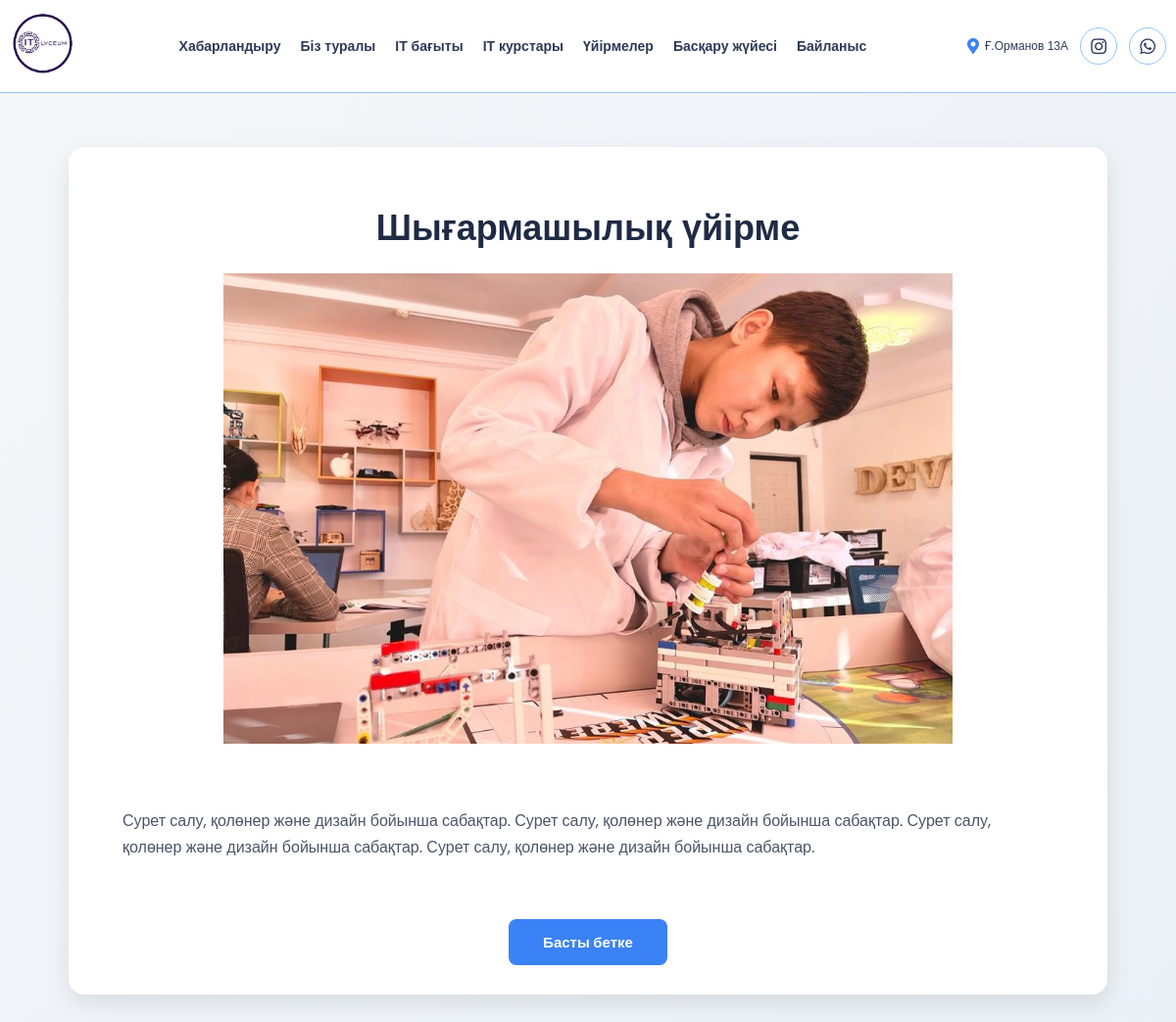
The page /uirme/1/ on the database its author committed.
### main/models.py (models this page shows, shortened)
class Club(models.Model):
    image = models.ImageField(upload_to='club_images/', blank=True, null=True)
    image1 = models.ImageField(upload_to='club_images/', blank=True, null=True)
    image2 = models.ImageField(upload_to='club_images/', blank=True, null=True)
    image3 = models.ImageField(upload_to='club_images/', blank=True, null=True)
    image4 = models.ImageField(upload_to='club_images/', blank=True, null=True)
    title = models.CharField(max_length=200, verbose_name="Название клуба")
    description = models.TextField(verbose_name="Краткое описание")
    full_description = models.TextField(blank=True, verbose_name="Полное описание")
    button_text = models.CharField(max_length=100, default="Толығырақ", verbose_name="Текст кнопки")
    button_url = models.URLField(blank=True, null=True, verbose_name="Ссылка")
    class Meta:
        verbose_name = "Клуб"
        verbose_name_plural = "Клубы"

### main/views.py (the view)
# urls.py: path('uirme/<int:club_id>/', views.uirme, name='uirme'),
def uirme(request, club_id):
    club = get_object_or_404(Club, id=club_id)
    context = {
        'club': club,
    }
    return render(request, 'uirme.html', context)

### main/templates/uirme.html (shortened to what this page needs)
{% extends 'layout.html' %}
{% load static %}
{% block link %}
    <link rel="stylesheet" href="{% static 'css/uirme.css' %}">
    <link rel="stylesheet" href="https://cdnjs.cloudflare.com/ajax/libs/font-awesome/5.15.4/css/all.min.css"/>
    <link rel="stylesheet" href="https://cdn.jsdelivr.net/npm/swiper@11/swiper-bundle.min.css"/>
{% endblock %}
{% block content %}
  <section class="club-detail">
    <div class="club-container">
      <h2 class="club-title">{{ club.title }}</h2>
      <div class="club-image" onclick="openModal('{% if club.image %}{{ club.image.url }}{% else %}{% static 'img/placeholder.jpg' %}{% endif %}')">
        <img src="{% if club.image %}{{ club.image.url }}{% else %}{% static 'img/placeholder.jpg' %}{% endif %}" alt="{{ club.title }}">
      </div>
      <div class="club-content">
        <div class="club-text">
          <p>{{ club.full_description|default:club.description }}</p>
        </div>
        <a href="{% url 'home' %}#clubs" class="club-button">Басты бетке</a>
      </div>
    </div>
  </section>
{% endblock %}

### main/static/css/style.css (style rules this page uses)
body { margin: 0; font-family: Arial, sans-serif; background-color: #F5F7FA; color: #2E3A59; }

### main/static/css/uirme.css (style rules this page uses)
.club-detail { padding: 60px 15px; background: linear-gradient(135deg, #F5F7FA 0%, #EAF0F6 100%); min-height: 100vh; display: flex; justify-content: center; align-items: center; }
.club-container { max-width: 1200px; margin: 0 auto; background: #FFFFFF; border-radius: 16px; box-shadow: 0 8px 24px rgba(0, 0, 0, 0.1); padding: 30px; animation: fadeIn 0.8s ease forwards; }
.club-title { font-family: 'Montserrat', sans-serif; font-size: 36px; font-weight: 700; color: #1F2A44; text-align: center; margin-bottom: 25px; animation: slideIn 0.6s ease forwards; }
.club-image { min-width: 100%; max-width: 100%; border-radius: 12px; overflow: hidden; margin: 0 auto 20px; cursor: pointer; transition: transform 0.3s ease; }
.club-image img { width: 100%; height: auto; max-height: 60vh; object-fit: contain; border-radius: 12px; }
.club-content { max-width: 1000px; margin: 0 auto; }
.club-text { background: rgba(255, 255, 255, 0.95); border-radius: 12px; padding: 25px; margin-bottom: 20px; animation: fadeInUp 0.6s ease forwards 0.1s; }
.club-text p { font-family: 'Poppins', sans-serif; font-size: 16px; color: #4A5568; line-height: 1.7; margin-bottom: 15px; }
.club-button { display: inline-block; padding: 12px 35px; background: #3B82F6; color: #FFFFFF; text-decoration: none; font-family: 'Poppins', sans-serif; font-size: 15px; font-weight: 600; border-radius: 8px; transition: background 0.3s ease, transform 0.2s ease; text-align: center; margin: 0 auto; display: block; width: fit-content; }

### rows shown on the page
Club: title "Шығармашылық үйірме", image (picture), full_description "Сурет салу, қолөнер және дизайн бойынша сабақтар. Сурет салу, қолөнер және дизайн бойынша сабақтар. Сурет салу, қолөнер және дизайн бойынша сабақтар. Сурет салу, қолөнер және дизайн бойынша сабақтар."
